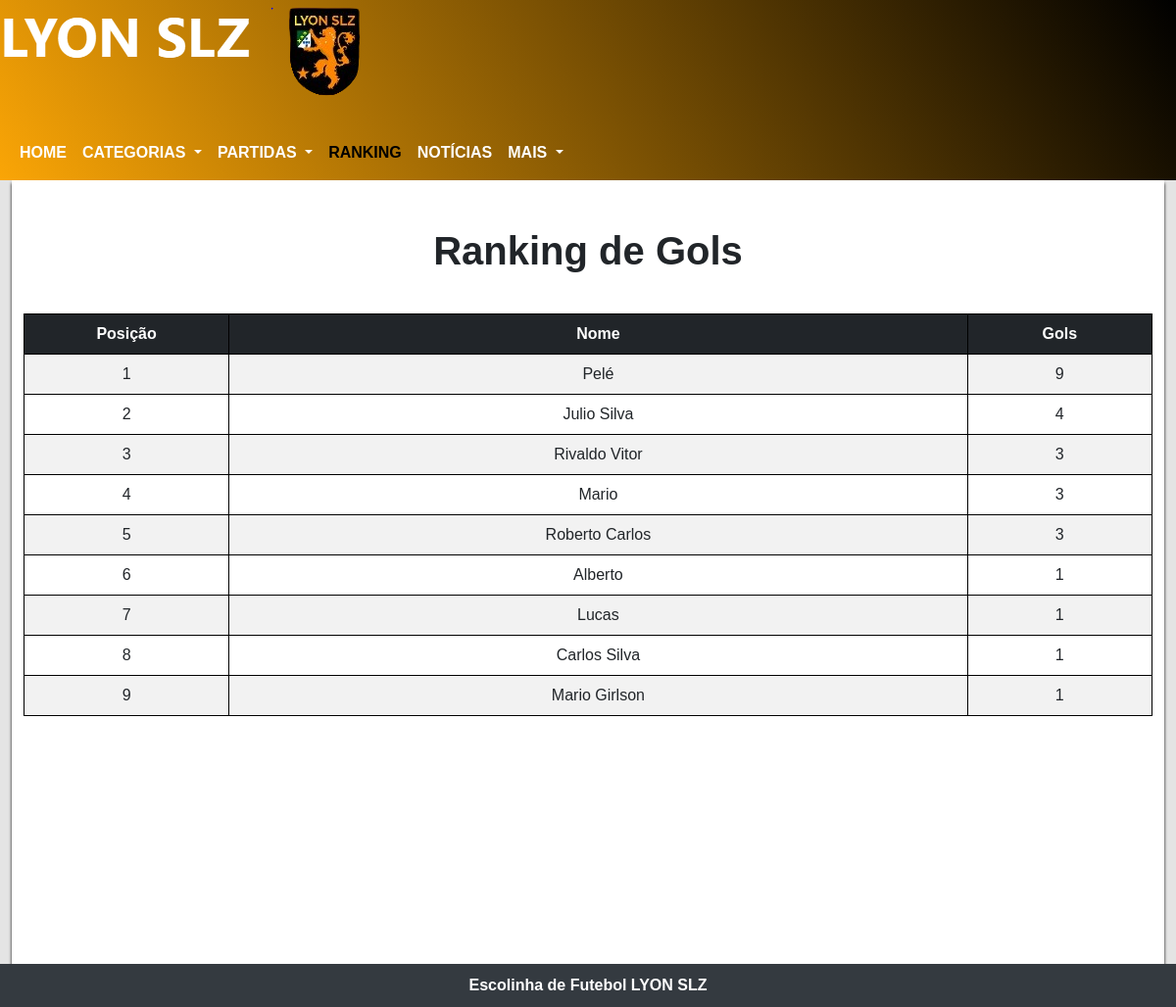
/ranking.php, run on the app's committed database.
### tables this page shows
CREATE TABLE `tbljogadoress` (
  `id` int(11) UNSIGNED NOT NULL,
  `nome` varchar(45) NOT NULL,
  `sobrenome` varchar(45) NOT NULL,
  `idade` int(11) NOT NULL,
  `posicao` varchar(255) NOT NULL,
  `gols` int(11) NOT NULL
);

### ranking.php (the view, shortened to what this page needs)
<?php
require('db/conexao.php');
$sql = $pdo->prepare("SELECT * FROM tbljogadoress");
$sql->execute();
$dados = $sql->fetchAll();
?>
<!DOCTYPE html>
<html lang="pt-br">
<head>
  <link href="https://cdn.jsdelivr.net/npm/bootstrap@5.3.0/dist/css/bootstrap.min.css" rel="stylesheet">
  <link rel="stylesheet" href="css/navHamburguer.css">
  <link rel="stylesheet" href="css/layout.css">
  <link rel="stylesheet" href="css/timeANDescudo.css">
</head>
<body>
  <div class="cabecalho">
    <picture>
      <source media="(max-width: 261px)" srcset='img/imgLogo/lyonSlzEscudo5.png' loading="lazy">
      <source media="(max-width: 269px)" srcset='img/imgLogo/lyonSlzEscudo4.png' loading="lazy">
      <source media="(max-width: 311px)" srcset='img/imgLogo/lyonSlzEscudo3.png' loading="lazy">
      <source media="(max-width: 375px)" srcset='img/imgLogo/lyonSlzEscudo2.png' loading="lazy">
      <img src="img/imgLogo/lyonSlzEscudo.png" alt="Escudo do time LYYON SLZ" loading="lazy">
    </picture>
    <nav class="navbar navbar-expand-lg mt-4">
      <div class="container-fluid">
        <div class="collapse navbar-collapse" id="navbarNavDropdown">
          <ul class="navbar-nav">
            <li class="nav-item">
              <a class="nav-link" aria-current="page" href="home.php">HOME</a>
            </li>
            <li class="nav-item dropdown">
              <a class="nav-link dropdown-toggle" href="#" role="button" data-bs-toggle="dropdown" aria-expanded="false">
                CATEGORIAS
              </a>
            </li>
            <li class="nav-item dropdown">
              <a class="nav-link dropdown-toggle" href="#" role="button" data-bs-toggle="dropdown" aria-expanded="false">
                PARTIDAS
              </a>
            </li>
            <li class="nav-item">
              <a class="nav-link active" aria-current="page" href="ranking.php">RANKING</a>
            </li>
            <li class="nav-item">
              <a class="nav-link" href="noticiais.php">NOTÍCIAS</a>
            </li>
            <li class="nav-item dropdown">
              <a class="nav-link dropdown-toggle" href="#" role="button" data-bs-toggle="dropdown" aria-expanded="false">
                MAIS
              </a>
            </li>
          </ul>
        </div>
      </div>
    </nav>
  </div>
  <main>
    <div class="container-fluid">
      <h1 class="ranking">Ranking de Gols</h1>
      <?php
      if (count($dados) > 0) {
        echo "<table class='table table-striped'>
          <thead class=table-dark>
          <tr>
              <th class='custom-th'>Posição</th>
              <th>Nome</th>
              <th class='custom-th'>Gols</th>
          </tr>
          </thead>";
        $maior = 0;
        foreach ($dados as $chaves => $valor) {
          if ($valor['gols'] > $maior) {
            $maior = $valor['gols'];
          }
        }
        $cont = 0;
        $ranking = 1;
        while ($cont < 11) {
          foreach ($dados as $chaves => $valor) {
            if ($valor['gols'] == $maior) {
              echo "<tr>
                          <td>" . $ranking . "</td>
                          <td>" . $valor['nome'] . " " . $valor['sobrenome'] . "</td>
                          <td>" . $valor['gols'] . "</td>
                      </tr>";
              $ranking += 1;
            }
          }
          $maior -= 1;
          $cont += 1;
          if ($cont == 10) {
            break;
          }
        }
        echo "</table>";
      } else {
        echo "<br><br><p class='mt-4' style='text-align:center' >Nenhum Jogador cadastrado</p>";
      }
      ?>
    </div>
  </main>
  <footer>
    <p class="mb-0">Escolinha de Futebol LYON SLZ</p>
  </footer>
</body>
</html>

### css/navHamburguer.css (style rules this page uses)
.nav-link { color: white; font-weight: bold; font-size: 100%; }

### css/layout.css (style rules this page uses)
:root { --cor-fundo: linear-gradient(55deg, rgb(250, 165, 6), black); --cor-submenu: rgb(172, 114, 8); --cor-hover: rgb(226, 190, 30); --cor-primaria: rgb(231, 241, 236); }
body { background-color: rgb(228, 228, 228); }
main { background-color: white; min-height: 100vh; margin: auto; box-shadow: 0px 3px 3px 0px black; }
footer { background-color: #343a40; padding: 10px; }
footer>p { text-align: center; color: white; font-weight: bold; }

### css/timeANDescudo.css (style rules this page uses)
div.cabecalho { background: linear-gradient(55deg, rgb(250, 165, 6), black); background-position: right; }

### ranking.php (style rules this page uses)
body { font-family: 'Arial'; }
h1.ranking { text-align: center; font-weight: bold; padding-top: 6vh; padding-bottom: 4vh; }
table { width: 100%; }
th, td { padding: 10px; text-align: center; border: solid 1px black; }
th.custom-th { width: 5%; }
th { width: 20%; }
main { width: 98vw; }

### data on the page
tbljogadoress: nome "Pelé", gols "9"
tbljogadoress: nome "Julio", sobrenome "Silva", gols "4"
tbljogadoress: nome "Rivaldo", sobrenome "Vitor", gols "3"
tbljogadoress: nome "Mario", gols "3"
tbljogadoress: nome "Roberto", sobrenome "Carlos", gols "3"
tbljogadoress: nome "Alberto", gols "1"
tbljogadoress: nome "Lucas", gols "1"
tbljogadoress: nome "Carlos", sobrenome "Silva", gols "1"
tbljogadoress: nome "Mario", sobrenome "Girlson", gols "1"
